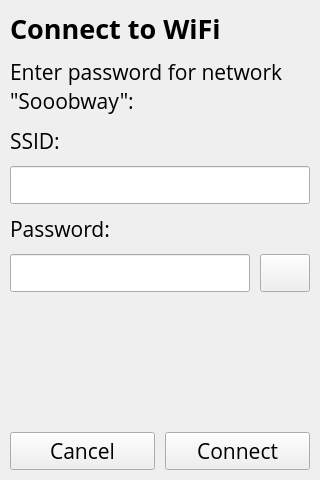
<?xml version="1.0" encoding="UTF-8"?>
<ui version="4.0">
 <class>MainWindow</class>
 <widget class="QMainWindow" name="MainWindow">
  <property name="geometry">
   <rect>
    <x>0</x>
    <y>0</y>
    <width>320</width>
    <height>480</height>
   </rect>
  </property>
  <property name="sizeIncrement">
   <size>
    <width>0</width>
    <height>0</height>
   </size>
  </property>
  <property name="font">
   <font>
    <family>Open Sans</family>
    <pointsize>16</pointsize>
   </font>
  </property>
  <property name="windowTitle">
   <string>Controller Setup</string>
  </property>
  <widget class="QWidget" name="centralwidget">
   <layout class="QVBoxLayout" name="verticalLayout">
    <property name="spacing">
     <number>10</number>
    </property>
    <property name="leftMargin">
     <number>10</number>
    </property>
    <property name="topMargin">
     <number>10</number>
    </property>
    <property name="rightMargin">
     <number>10</number>
    </property>
    <property name="bottomMargin">
     <number>10</number>
    </property>
    <item>
     <widget class="QLabel" name="label_title">
      <property name="maximumSize">
       <size>
        <width>16777215</width>
        <height>40</height>
       </size>
      </property>
      <property name="font">
       <font>
        <family>Open Sans</family>
        <pointsize>20</pointsize>
        <weight>75</weight>
        <bold>true</bold>
       </font>
      </property>
      <property name="text">
       <string>Connect to WiFi</string>
      </property>
      <property name="alignment">
       <set>Qt::AlignLeading|Qt::AlignLeft|Qt::AlignTop</set>
      </property>
     </widget>
    </item>
    <item>
     <widget class="QLabel" name="label">
      <property name="text">
       <string>Enter password for network &quot;Sooobway&quot;:</string>
      </property>
      <property name="wordWrap">
       <bool>true</bool>
      </property>
     </widget>
    </item>
    <item>
     <widget class="QLabel" name="label_ssid">
      <property name="text">
       <string>SSID:</string>
      </property>
     </widget>
    </item>
    <item>
     <widget class="QLineEdit" name="text_ssid"/>
    </item>
    <item>
     <widget class="QLabel" name="label_password">
      <property name="text">
       <string>Password:</string>
      </property>
     </widget>
    </item>
    <item>
     <layout class="QHBoxLayout" name="layout_password">
      <item>
       <widget class="QLineEdit" name="text_password">
        <property name="echoMode">
         <enum>QLineEdit::Password</enum>
        </property>
        <property name="clearButtonEnabled">
         <bool>false</bool>
        </property>
       </widget>
      </item>
      <item>
       <widget class="QPushButton" name="btn_password_view">
        <property name="sizePolicy">
         <sizepolicy hsizetype="Maximum" vsizetype="Fixed">
          <horstretch>0</horstretch>
          <verstretch>0</verstretch>
         </sizepolicy>
        </property>
        <property name="maximumSize">
         <size>
          <width>50</width>
          <height>16777215</height>
         </size>
        </property>
        <property name="text">
         <string/>
        </property>
       </widget>
      </item>
     </layout>
    </item>
    <item>
     <spacer name="spacer">
      <property name="orientation">
       <enum>Qt::Vertical</enum>
      </property>
      <property name="sizeHint" stdset="0">
       <size>
        <width>20</width>
        <height>40</height>
       </size>
      </property>
     </spacer>
    </item>
    <item>
     <layout class="QHBoxLayout" name="layout_nav">
      <property name="spacing">
       <number>10</number>
      </property>
      <item>
       <widget class="QPushButton" name="btn_cancel">
        <property name="text">
         <string>Cancel</string>
        </property>
       </widget>
      </item>
      <item>
       <widget class="QPushButton" name="btn_connect">
        <property name="text">
         <string>Connect</string>
        </property>
       </widget>
      </item>
     </layout>
    </item>
   </layout>
  </widget>
 </widget>
 <layoutdefault spacing="10" margin="5"/>
 <resources/>
 <connections/>
 <designerdata>
  <property name="gridDeltaX">
   <number>5</number>
  </property>
  <property name="gridDeltaY">
   <number>5</number>
  </property>
  <property name="gridSnapX">
   <bool>true</bool>
  </property>
  <property name="gridSnapY">
   <bool>true</bool>
  </property>
  <property name="gridVisible">
   <bool>true</bool>
  </property>
 </designerdata>
</ui>
